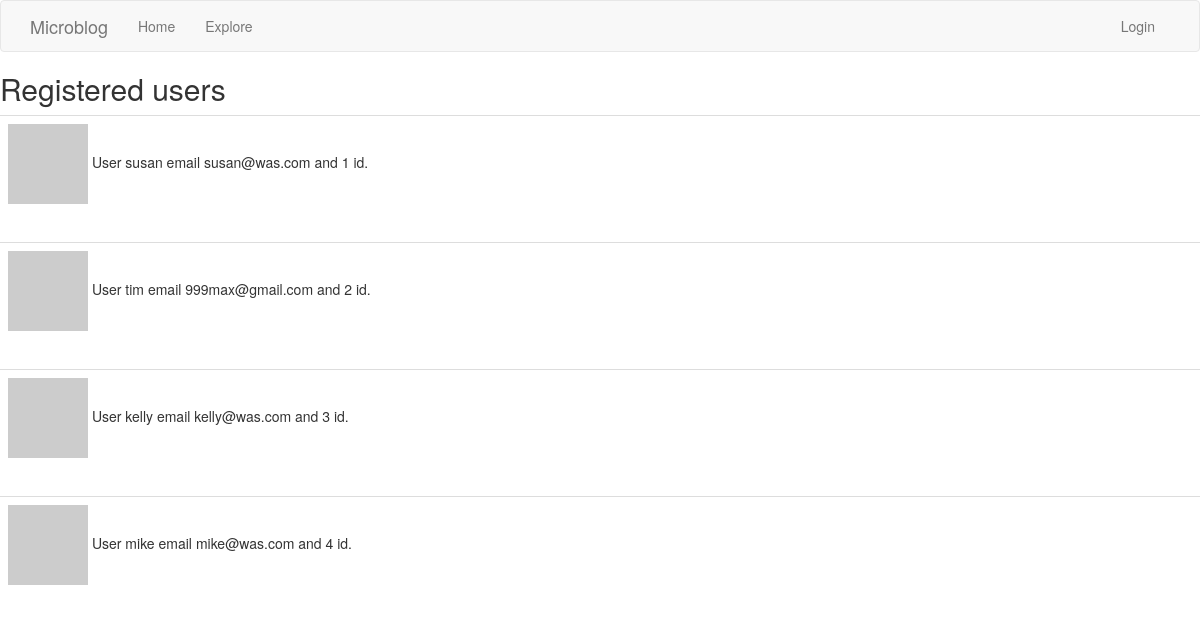
Screenshot of /users with the database file from the repository.
### app/models.py (models this page shows, shortened)
class User(UserMixin, db.Model):
    id = db.Column(db.Integer, primary_key=True)
    username = db.Column(db.String(64), index=True, unique=True)
    email = db.Column(db.String(120), index=True, unique=True)
    password_hash = db.Column(db.String(128))
    posts = db.relationship("Post", backref="author", lazy="dynamic")
    about_me = db.Column(db.String(140))
    last_seen = db.Column(db.DateTime, default=datetime.utcnow)
    followed = db.relationship("User", secondary=followers,
                               primaryjoin=(followers.c.follower_id == id),
                               secondaryjoin=(followers.c.followed_id == id),
                               backref=db.backref("followers", lazy="dynamic"), lazy="dynamic")
    def avatar(self, size):
        digest = md5(self.email.lower().encode("utf-8")).hexdigest()
        return "https://www.gravatar.com/avatar/{}?d=identicon&s={}".format(
            digest, size)

### app/routes.py (the view)
@appl.route("/users")
def users():
    users = User.query.all()
    return render_template("users.html", users=users)

### app/routes.py (called while the page is built)
@appl.before_request
def before_request():
    if current_user.is_authenticated:
        current_user.last_seen = datetime.utcnow()
        db.session.commit()

### app/templates/users.html
{% extends "base.html" %}
{% block app_content %}
<h2>Registered users</h2>
{% for user in users %}
<table class="table table-hover">
<tr>
    <td>
    <p><a href="{{ url_for('user', username=user.username) }}"><img src="{{ user.avatar(70) }}"></a>
        User {{ user.username }} email {{ user.email }} and {{ user.id }} id.</p>
    </td>
</tr>
</table>
{% endfor %}
{% endblock %}

### rows the page displays
User: username "susan", email "susan@was.com", id "1"
User: username "tim", email "999max@gmail.com", id "2"
User: username "kelly", email "kelly@was.com", id "3"
User: username "mike", email "mike@was.com", id "4"
